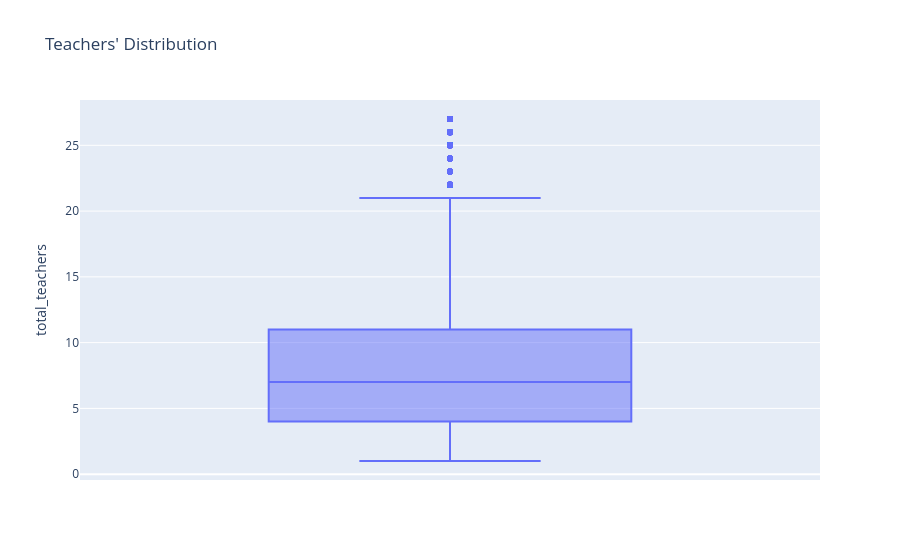

Notebook cell for this chart:
### Code cell
#Boxplot of teacher distribution

fig3 = px.box(
    new_df,
    y='total_teachers',
    title="Teachers' Distribution"
)

fig3.show()

### Figure 1 — Plotly figure (JSON) as saved in the notebook; plotly's stock layout.template omitted (floating-point values rounded to 4 significant figures; data arrays with more than 128 entries replaced by an {"elided": "..."} marker saying what was removed)
{"data": [{"alignmentgroup": "True", "hovertemplate": "total_teachers=%{y}<extra></extra>", "legendgroup": "", "marker": {"color": "#636efa"}, "name": "", "notched": false, "offsetgroup": "", "orientation": "v", "showlegend": false, "type": "box", "x0": " ", "xaxis": "x", "y": {"elided": "63433 float values"}, "y0": " ", "yaxis": "y"}], "layout": {"boxmode": "group", "legend": {"tracegroupgap": 0}, "title": {"text": "Teachers' Distribution"}, "xaxis": {"anchor": "y", "domain": [0, 1]}, "yaxis": {"anchor": "x", "domain": [0, 1], "title": {"text": "total_teachers"}}}}
